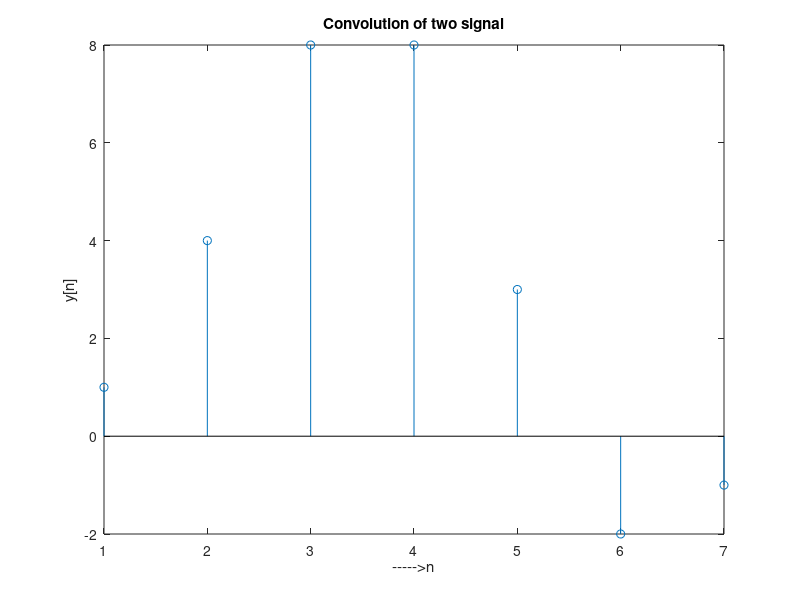

The MATLAB source for this figure:
clc
clear all

h = [1 2 1 -1]
x= [1 2 3 1]
N1 = length(x);
N2 = length(h);
X = [x, zeros(1, N2)] %padding of N2 zeros to x
H = [h, zeros(1, N1)] %padding of N1 zeros to h
for i = 1:N1+N2-1
    y(i) = 0;
    for j = 1:i
            y(i) = y(i) + X(j) * H(i-j+1);
        
    end
end
y
stem(y);
xlabel('----->n');
ylabel('y[n]');
title('Convolution of two signal');